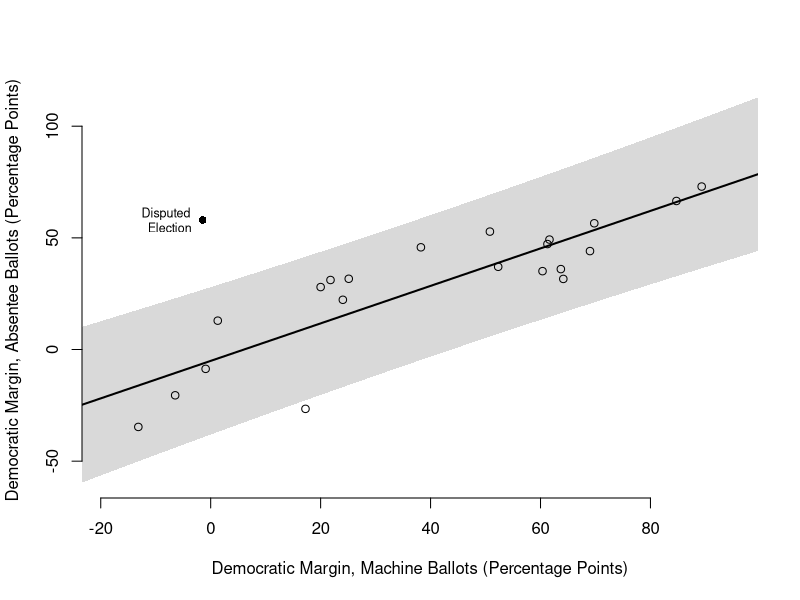

The R source for this figure:
library(pscl)


### Name: absentee
### Title: Absentee and Machine Ballots in Pennsylvania State Senate Races
### Aliases: absentee
### Keywords: datasets

### ** Examples

data(absentee)
summary(absentee)

denom <- absentee$absdem + absentee$absrep
y <- (absentee$absdem - absentee$absrep)/denom * 100
denom <- absentee$machdem + absentee$machrep
x <- (absentee$machdem - absentee$machrep)/denom *100

ols <- lm(y ~ x,
          subset=c(rep(TRUE,21),FALSE)  ## drop data point 22
          )

## predictions for disputed absentee point
yhat22 <- predict(ols,
                  newdata=list(x=x[22]),
                  se.fit=TRUE,
                  interval="prediction")
tstat <- (y[22]-yhat22$fit[,"fit"])/yhat22$se.fit
cat("tstat on actual outcome for obs 22:",tstat,"\n")
cat(paste("Pr(t>",round(tstat,2),") i.e., one-sided:\n",sep=""))
cat(1-pt(tstat,df=yhat22$df),"\n")

## make a picture
xseq <- seq(min(x)-.1*diff(range(x)),
            max(x)+.1*diff(range(x)),
            length=100)
yhat <- predict(ols,interval="prediction",
                newdata=list(x=xseq))
plot(y~x,
     type="n",
     axes=FALSE,
     ylim=range(yhat,y),
     xlim=range(xseq),xaxs="i",
     xlab="Democratic Margin, Machine Ballots (Percentage Points)",
     ylab="Democratic Margin, Absentee Ballots (Percentage Points)")
polygon(x=c(xseq,rev(xseq)),  ## overlay 95% prediction CI
        y=c(yhat[,"lwr"],rev(yhat[,"upr"])),
        border=FALSE,
        col=gray(.85))
abline(ols,lwd=2)           ## overlay ols
points(x[-22],y[-22],pch=1) ## data
points(x[22],y[22],pch=16)  ## disputed data point

text(x[22],y[22],
     "Disputed\nElection",
     cex=.75,
     adj=1.25)
axis(1)
axis(2)
